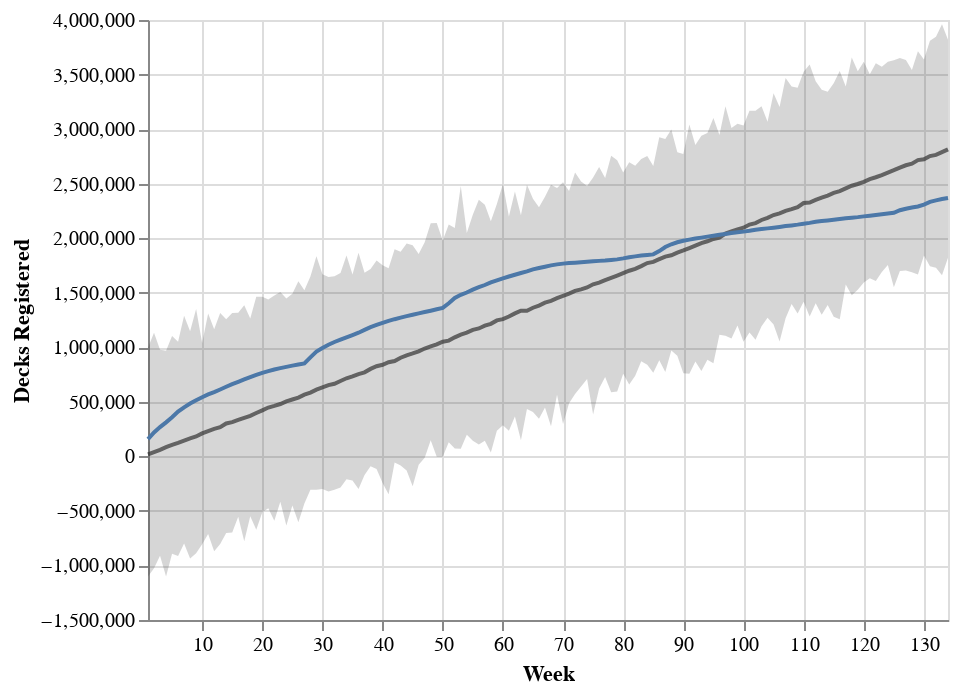

The cell this chart's notebook holds for it:
### Markdown cell above
This last plot is already interesting! While the fit is not great, we can see in the Residuals plot that the error in the model is relatively stable until week 80 and then increases over time. This coinsides with the first lockdown due to COVID-19 and restrictions on gatherings. So there was no competitive play at all, picking up new decks would have been impossible for many due to stores being closed and for most buying new decks would have been futile as joining others to play was prohibited.

So based on this finding, when creating a better model, it would be best to fit the model on the first 80 weeks and use the posterior predictor on the full range. The deviation of the model with the real data could give hints on the impact of COVID-19 on KeyForge sales.

To include interactive graphs on [blog.4dcu.be](https://blog.4dcu.be) the charts need to be compatible with vega-lite. These can be made in python using Altair. So below is a function to do this. Check out details [here](http://blog.4dcu.be/programming/2021/05/03/Interactive-Visualizations.html) .

### Code cell
from pymc3_altair import plot_fit_altair

chart = plot_fit_altair(model, trace, model_data)

chart.properties(width="container").save("./altair_output/model_1.json")
chart

### Figure 1 — Vega-Lite specification as saved in the notebook (floating-point values rounded to 4 significant figures; data arrays with more than 128 entries replaced by an {"elided": "..."} marker saying what was removed)
{"config": {"view": {"continuousWidth": 400, "continuousHeight": 300}}, "layer": [{"mark": {"type": "area", "color": "#333333", "opacity": 0.2}, "encoding": {"tooltip": [{"type": "quantitative", "field": "Total_scaled", "format": ",.0f", "title": "Registered Decks"}, {"type": "quantitative", "field": "max_posterior_predictor", "format": ",.0f", "title": "Model Max"}, {"type": "quantitative", "field": "mean_posterior_predictor", "format": ",.0f", "title": "Model Mean"}, {"type": "quantitative", "field": "min_posterior_predictor", "format": ",.0f", "title": "Model Min"}], "x": {"type": "quantitative", "field": "Week_nr", "scale": {"domain": [1, 134], "nice": false, "zero": false}, "title": "Week"}, "y": {"type": "quantitative", "field": "min_posterior_predictor", "title": "Decks Registered"}, "y2": {"field": "max_posterior_predictor"}}}, {"mark": {"type": "line", "color": "#333333", "opacity": 0.7}, "encoding": {"tooltip": [{"type": "quantitative", "field": "Total_scaled", "format": ",.0f", "title": "Registered Decks"}, {"type": "quantitative", "field": "max_posterior_predictor", "format": ",.0f", "title": "Model Max"}, {"type": "quantitative", "field": "mean_posterior_predictor", "format": ",.0f", "title": "Model Mean"}, {"type": "quantitative", "field": "min_posterior_predictor", "format": ",.0f", "title": "Model Min"}], "x": {"type": "quantitative", "field": "Week_nr", "scale": {"domain": [1, 134], "nice": false, "zero": false}, "title": "Week"}, "y": {"type": "quantitative", "field": "mean_posterior_predictor"}}}, {"mark": "line", "encoding": {"tooltip": [{"type": "quantitative", "field": "Total_scaled", "format": ",.0f", "title": "Registered Decks"}, {"type": "quantitative", "field": "max_posterior_predictor", "format": ",.0f", "title": "Model Max"}, {"type": "quantitative", "field": "mean_posterior_predictor", "format": ",.0f", "title": "Model Mean"}, {"type": "quantitative", "field": "min_posterior_predictor", "format": ",.0f", "title": "Model Min"}], "x": {"type": "quantitative", "field": "Week_nr", "scale": {"domain": [1, 134], "nice": false, "zero": false}, "title": "Week"}, "y": {"type": "quantitative", "field": "Total_scaled"}}}], "data": {"name": "data-28af836db09bfca9729e1219ae285865"}, "$schema": "https://vega.github.io/schema/vega-lite/v4.8.1.json", "datasets": {"data-28af836db09bfca9729e1219ae285865": {"elided": "134 records"}}}
